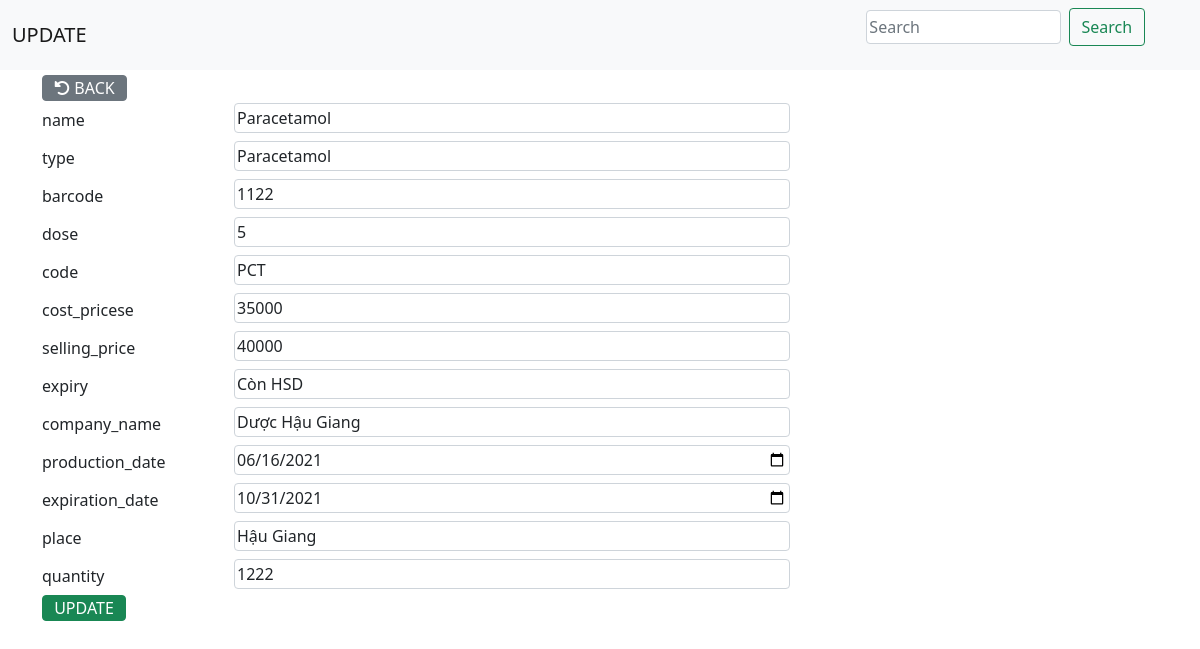
Page /src/updDrugs.php?id=4 on the committed database.
### tables this page shows
CREATE TABLE `tb_drugs` (
  `id` int(10) UNSIGNED NOT NULL,
  `name` varchar(255) NOT NULL,
  `type` varchar(255) NOT NULL,
  `barcode` varchar(255) NOT NULL,
  `dose` varchar(255) NOT NULL,
  `code` varchar(255) NOT NULL,
  `cost_price` float NOT NULL,
  `selling_price` float NOT NULL,
  `expiry` varchar(255) NOT NULL,
  `company_name` varchar(255) NOT NULL,
  `production_date` date NOT NULL,
  `expiration_date` date NOT NULL,
  `place` varchar(255) NOT NULL,
  `quantity` int(11) NOT NULL
);

### src/updDrugs.php (the view, shortened to what this page needs)
<?php include('./config.php') ?>
<link href="https://cdn.jsdelivr.net/npm/bootstrap@5.0.2/dist/css/bootstrap.min.css" rel="stylesheet">
<link rel="stylesheet" href="https://cdnjs.cloudflare.com/ajax/libs/font-awesome/6.0.0-beta2/css/all.min.css" />
<nav class="navbar navbar-light bg-light">
    <div class="container-fluid">
        <a class="navbar-brand">UPDATE</a>
        <form class="d-flex">
            <input class="form-control me-2" type="search" placeholder="Search" aria-label="Search">
            <button class="btn btn-outline-success" type="submit">Search</button>
        </form>
    </div>
</nav>
<div class="container">
    <a href="./index.php"><button type="button" class="btn btn-secondary"><i class="fas fa-undo-alt"></i> BACK</button></a>
    <?php
    if (isset($_GET['id'])) {
        $id = $_GET['id'];
        $sql = "SELECT * FROM tb_drugs WHERE id = '$id'";
        $res = mysqli_query($conn, $sql);
        $row = mysqli_fetch_assoc($res);
        $name = $row['name'];
        $barcode = $row['barcode'];
        $dose = $row['dose'];
        $code = $row['code'];
        $cost_price = $row['cost_price'];
        $selling_price = $row['selling_price'];
        $expiry = $row['expiry'];
        $company_name = $row['company_name'];
        $production_date = $row['production_date'];
        $expiration_date = $row['expiration_date'];
        $place = $row['place'];
        $quantity = $row['quantity'];
    }
    ?>
    <form action="" method="POST" enctype="multipart/form-data">
        <div class="form-group row">
            <label for="empMobile" class="col-sm-2 col-form-label">name</label>
            <div class="col-sm-10">
                <input type="text" class="form-control" id="name" name="name" value="<?php echo $name; ?>">
            </div>
            <label for="empMobile" class="col-sm-2 col-form-label">type</label>
            <div class="col-sm-10">
                <input type="text" class="form-control" id="type" name="type" value="<?php echo $name; ?>">
            </div>
            <label for="empMobile" class="col-sm-2 col-form-label">barcode</label>
            <div class="col-sm-10">
                <input type="text" class="form-control" id="barcode" name="barcode" value="<?php echo $barcode; ?>">
            </div>
            <label for="empMobile" class="col-sm-2 col-form-label">dose</label>
            <div class="col-sm-10">
                <input type="text" class="form-control" id="dose" name="dose" value="<?php echo $dose; ?>">
            </div>
            <label for="empMobile" class="col-sm-2 col-form-label">code</label>
            <div class="col-sm-10">
                <input type="text" class="form-control" id="code" name="code" value="<?php echo $code; ?>">
            </div>
            <label for="empMobile" class="col-sm-2 col-form-label">cost_pricese</label>
            <div class="col-sm-10">
                <input type="text" class="form-control" id="cost_price" name="cost_price" value="<?php echo $cost_price; ?>">
            </div>
            <label for="empMobile" class="col-sm-2 col-form-label">selling_price</label>
            <div class="col-sm-10">
                <input type="text" class="form-control" id="selling_price" name="selling_price" value="<?php echo $selling_price; ?>">
            </div>
            <label for="empMobile" class="col-sm-2 col-form-label">expiry</label>
            <div class="col-sm-10">
                <input type="text" class="form-control" id="expiry" name="expiry" value="<?php echo $expiry; ?>">
            </div>
            <label for="empMobile" class="col-sm-2 col-form-label">company_name</label>
            <div class="col-sm-10">
                <input type="text" class="form-control" id="company_name" name="company_name" value="<?php echo $company_name; ?>">
            </div>
            <label for="empMobile" class="col-sm-2 col-form-label">production_date</label>
            <div class="col-sm-10">
                <input type="date" class="form-control" id="production_date" name="production_date" value="<?php echo $production_date; ?>">
            </div>
            <label for="empMobile" class="col-sm-2 col-form-label">expiration_date</label>
            <div class="col-sm-10">
                <input type="date" class="form-control" id="expiration_date" name="expiration_date" value="<?php echo $expiration_date; ?>">
            </div>
            <label for="empMobile" class="col-sm-2 col-form-label">place</label>
            <div class="col-sm-10">
                <input type="text" class="form-control" id="place" name="place" value="<?php echo $place; ?>">
            </div>
            <label for="empMobile" class="col-sm-2 col-form-label">quantity</label>
            <div class="col-sm-10">
                <input type="text" class="form-control" id="quantity" name="quantity" value="<?php echo $quantity; ?>">
            </div>
        </div>
        <button type="submit" name="submit" class="btn btn-success">UPDATE</button>
    </form>
</div>

### src/updDrugs.php (style rules this page uses)
.form-control { width: 60%; margin: 2px; padding: 2px; }
.btn-secondary, .btn-success { padding: 0 1%; }
.container { margin-top: 5px; }

### rows in the picture
tb_drugs: name "Paracetamol", type "Paracetamol", barcode "1122", dose "5", code "PCT", cost_price "35000", selling_price "40000", expiry "Còn HSD", company_name "Dược Hậu Giang", production_date "06/16/2021", expiration_date "10/31/2021", place "Hậu Giang", quantity "1222"
